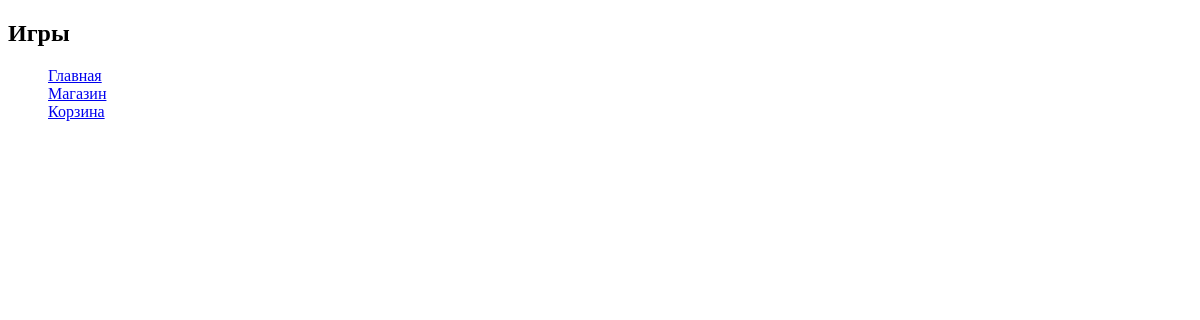
Page /platform/games on the earlier database version.
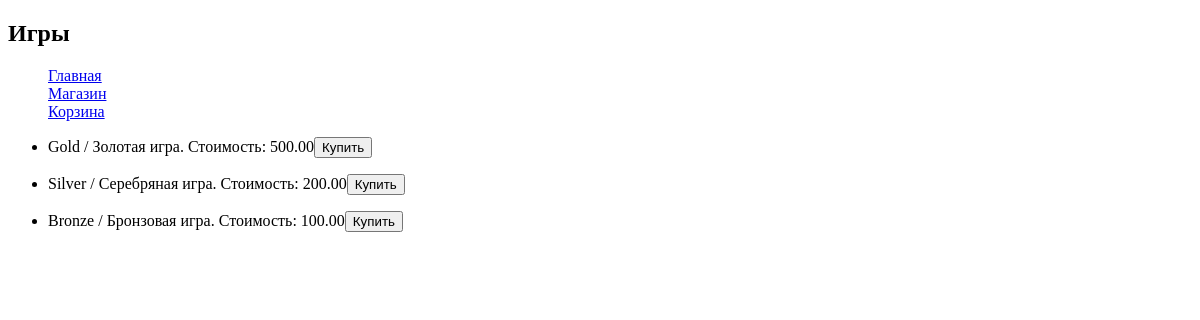
Same page on the later database version.
### task1/models.py (models this page shows, shortened)
class Game(models.Model):
    title = models.CharField(max_length=100)
    cost = models.DecimalField(decimal_places=2, max_digits=1000)
    size = models.DecimalField(decimal_places=2, max_digits=1000)
    description = models.TextField()
    age_limited = models.BooleanField(default=False)
    buyer = models.ManyToManyField(Buyer, related_name='games')
    DecimalField = models.DecimalField(decimal_places=10, max_digits=1000)
    BooleanField = models.BooleanField()

### task1/views.py (the view)
# urls.py: path('platform/games', Games),
def Games(request):
    return render(request, 'games.html', {'games': Game.objects.all()})

### templates/games.html (shortened to what this page needs)
{% extends "menu.html" %}
{% block pagename %}
    <h2>Игры</h2>
{% endblock %}
{% block menu %}
    {{block.super}}
{% endblock %}
{% block content %}
    {{block.super}}
{% endblock %}

### templates/menu.html (shortened to what this page needs)
<!DOCTYPE html>
<html lang="en">
<head>
</head>
<body>
    <pagename>
        {% block pagename %}{% endblock %}
    </pagename>
    <menu>
        {% block menu %}
        <a href="/platform/#">Главная</a><br>
        <a href="games">Магазин</a><br>
        <a href="cart">Корзина</a>
        {% endblock %}
    </menu>
    <content>
        {% block content %}
        {% for game in games %}
            <ul>
                <li>{{game.title}} / {{game.description}}. Стоимость: {{game.cost}}<button>Купить</button></li>
            </ul>
        {% endfor %}
        {% endblock %}
    </content>
</body>
</html>

Differences in the rows shown:
added Game: title "Gold", description "Золотая игра", cost "500.00"
added Game: title "Silver", description "Серебряная игра", cost "200.00"
added Game: title "Bronze", description "Бронзовая игра", cost "100.00"
